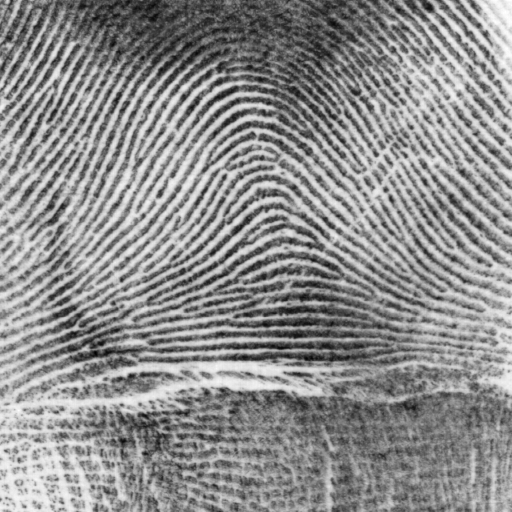
%> input picture original.png, 512 x 512 px
$ octave --eval "result = threshold(imread('original.png'));"   (GNU Octave 9; MATLAB toolbox functions it lacks are replaced by stand-ins)
%> lines starting %> are read from the running program, lines starting %| are printed output that depends on the picture; in (x1, y1, x2, y2) boxes, pixels count from 0 and x2, y2 are one past the last pixel; in counts of white or black regions, pixels touching at a corner belong together; the program's own positions count from 1
function [out, threshold] = threshold(img)

dx = conv2(img, [1 2 1]', 'same');
dx = conv2(dx, [-1 0 1], 'same');
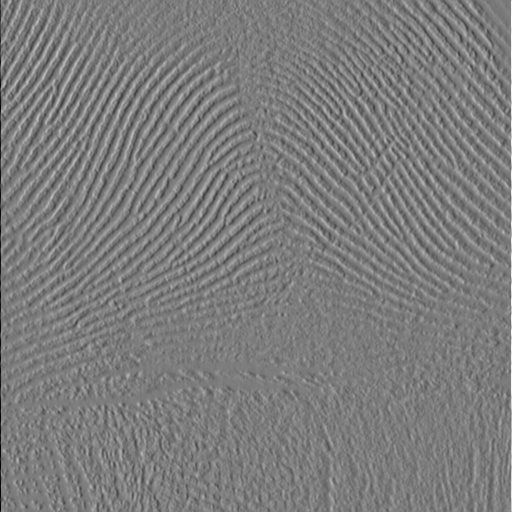
%> dx: size 512x512 double; min -962, max 1004, mean -0.1; drawn with min black and max white

dy = conv2(img, [-1 0 1]', 'same');
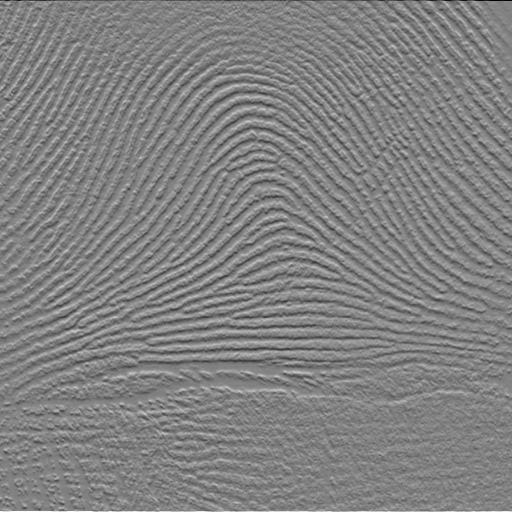
%> dy: size 512x512 double; min -249, max 240, mean -0.1; drawn with min black and max white
dy = conv2(dy, [1 2 1], 'same');

magnitude = sqrt(dx.^2 + dy.^2);
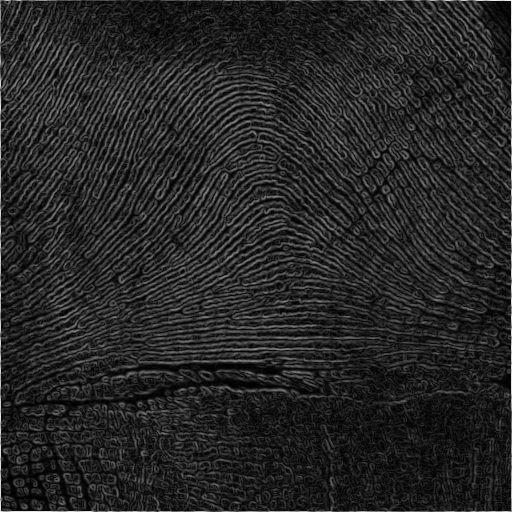
%> magnitude: size 512x512 double; min 0, max 1062.1, mean 161; drawn with min black and max white
magnitude = uint8((magnitude / max(magnitude(:)) * 255));
%> magnitude: size 512x512 uint8

hist = imhist(magnitude, 256);
%> hist = 256 values, max 4968 at index 19, min 0 at index 243, mean 1024

threshold = 127;
used = zeros(256, 'logical');
used(threshold) = 1;
while 1

    range_left = 1: threshold;
    range_right = threshold + 1: 256;

    left = hist(range_left)';
    right = hist(range_right)';

    s_left = max([1, sum(left)]);
    s_right = max([1, sum(right)]);

    expected_left = sum(left .* range_left) / s_left;
    expected_right = sum(right .* range_right) / s_right;

    new_threshold = round((expected_left + expected_right) / 2);

    if used(new_threshold) == 1
        break;
    end

    threshold = new_threshold;
    used(threshold) = 1;

end
%> this loop made 10 passes
%> (s_left, s_right, expected_left, expected_right, new_threshold) on passes 1 to 9: (260792, 1352, 38.94, 179.4, 109), (259029, 3115, 38.42, 143.3, 91), (251581, 10563, 36.63, 112, 74), (234266, 27878, 33.27, 93.37, 63), (216273, 45871, 30.32, 83.7, 57), (203693, 58451, 28.46, 78.69, 54), (196773, 65371, 27.5, 76.29, 52), (191701, 70443, 26.81, 74.65, 51), (189087, 73057, 26.46, 73.84, 50)
%> (s_left, s_right, expected_left, expected_right, new_threshold) on pass 10: (186390, 75754, 26.1, 73.02, 50)
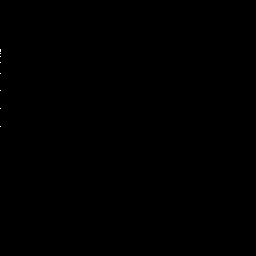
%> used: size 256x256 logical; 0.02% white in thin lines or dots, all inside (x1, y1, x2, y2) = (0, 49, 1, 127)

out = magnitude > threshold;
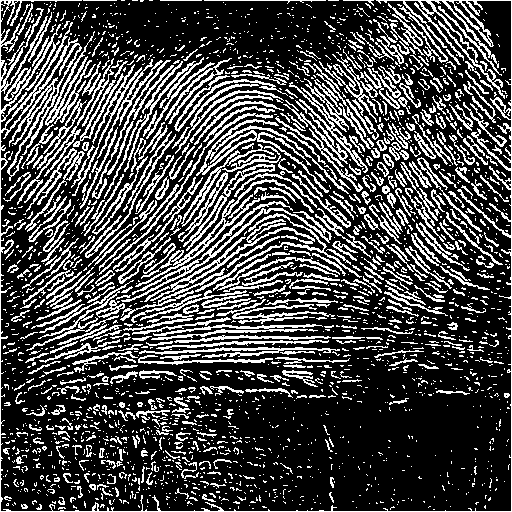
%> out: size 512x512 logical; 27.9% white in thin lines or dots

end
